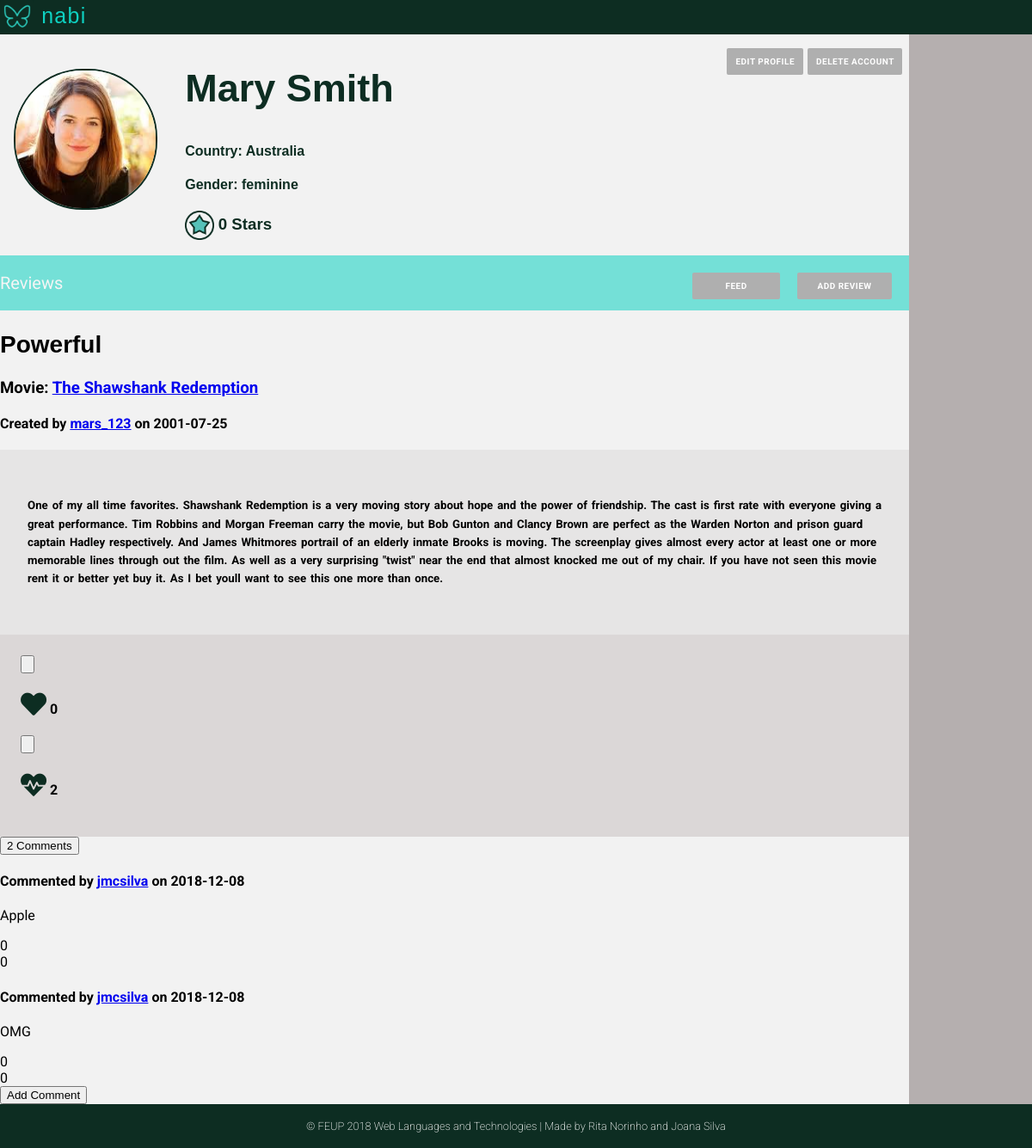
/pages/profile.php (signed in), run on the app's committed database.
### tables this page shows
CREATE TABLE User (
    ID        INTEGER PRIMARY KEY AUTOINCREMENT,
    FirstName STRING NOT NULL,
    LastName  STRING NOT NULL,
    Username  STRING UNIQUE NOT NULL,
    Gender    STRING NOT NULL,
    Birthday  DATE NOT NULL,
    Country   STRING NOT NULL,
    Email     STRING UNIQUE NOT NULL,
    Password  CHAR (256) NOT NULL,  
    Photo     STRING DEFAULT "default.jpg",
    Points    INTEGER
    
);

CREATE TABLE Review (
    ID          INTEGER PRIMARY KEY AUTOINCREMENT,
    Title       STRING  NOT NULL,
    UserID      INTEGER REFERENCES User(ID) ON DELETE CASCADE,
    MovieID     INTEGER REFERENCES Movie(ID) ON DELETE CASCADE,
    ReviewDate  DATE NOT NULL,
    Description STRING NOT NULL
    
);

CREATE TABLE Comment (
    ID          INTEGER PRIMARY KEY AUTOINCREMENT,
    UserID      INTEGER REFERENCES User(ID) ON DELETE CASCADE,
    CommentDate DATE NOT NULL,
    ReviewID    INTEGER REFERENCES Review(ID) ON DELETE CASCADE,
    Description STRING NOT NULL
    
);

### pages/profile.php (called while the page is built, shortened)
<?php
    include_once('../templates/common/tpl_header.php');
    include_once('../templates/tpl_profile.php');
    include_once('../templates/tpl_draw_reviews.php');
    include_once('../templates/common/tpl_footer.php');
    include_once('../database/db_user.php');
    include_once('../database/db_comments.php');
    if (isset($_GET['username'])){
        $username=$_GET['username'];
    }
    else {
        $username=$_SESSION['username'];
    }
    $user_info = getUserInfo($username);
    $user_reviews=getUserReviews($username);
    foreach ($user_reviews as $k => $review){
        $user_reviews[$k]['MovieName'] = getMovieName($review['MovieID']);
        $user_reviews[$k]['UserName'] = $user_info['Username'];
        $user_reviews[$k]['NumberComments'] = getNumberComments($review['ID'],$review['UserID']);
        $user_reviews[$k]['Heart'] = getLikesReview($review['ID']);
        $user_reviews[$k]['Dislike'] = getDisLikesReview($review['ID']);
        $user_reviews[$k]['Comments']=getCommentsReview($review['ID']);
        foreach($user_reviews[$k]['Comments'] as $j => $comment){
            $user_reviews[$k]['Comments'][$j]['Username']=getUsername($comment['UserID']);
            $user_reviews[$k]['Comments'][$j]['Likes']=getLikesComment($comment['ID']);
            $user_reviews[$k]['Comments'][$j]['Dislikes']=getDislikesComment($comment['ID']);
        }
    }
    draw_profile($user_info,$user_reviews);
?>

### database/db_user.php (called while the page is built, shortened)
<?php
  function getID($username) {
    $db = Database::instance()->db();
    try {
      $stmt = $db->prepare('SELECT ID FROM User WHERE username = ?');
      $stmt->execute(array($username));
      if($row = $stmt->fetch()){
        return $row['ID'];
      }
    }catch(PDOException $e) {
      return -1;
    }
  }
  function getUserInfo($username) {
      $db = Database::instance()->db();
      $stmt = $db->prepare('SELECT * FROM User WHERE username = ?');
      $stmt->execute(array($username));
      return  $stmt->fetch();
  }
  function getUserReviews($username){
    $id=getID($username);
    $db = Database::instance()->db();
    $allReviews= $db->prepare('SELECT * FROM Review WHERE UserID = ?');
    $allReviews->execute(array($id));
    $reviews= $allReviews->fetchAll();
    return $reviews;
  }
?>

### database/db_comments.php (called while the page is built, shortened)
<?php
function getCommentsReview($reviewId)
{
  $db = Database::instance()->db();
  $stmt = $db->prepare('SELECT * FROM Comment WHERE ReviewID = ?');
  $stmt->execute(array($reviewId));
  $allReviews= $stmt->fetchAll();
  return $allReviews;
}
?>

### templates/tpl_draw_reviews.php (the view, shortened to what this page needs)
 <?php include_once(__DIR__.'/tpl_review.php');
        include_once(__DIR__.'/tpl_comment.php');
         ?>
<body>
    <?php function draw_reviews($reviews){?>
    <?php foreach($reviews as $review){?>
        <article data-id="<?=$review['ID']?>" user-id="<?=$review['UserID']?>">
        <div class="review_info">
             <h2><?=$review['Title']?> </h2>
            <h3> Movie: <a href="movie.php?movie_id=<?php echo htmlentities($review['MovieID'])?>"><?=$review['MovieName']?></a> </h3>
            <h4> Created by
            <a href="profile.php?username=<?php echo htmlentities($review['UserName'])?>"><?=$review['UserName']?></a>
            on <?=$review['ReviewDate']?></h4>
        </div>
        <div class="review_content">
            <h5><?=$review['Description']?></h5>
        </div>
        <div class="review_likes">
                <div class="likes">
                    <input type="button">
                    <h4><span class="fas fa-heart" ></span>
                    <?=$review['Heart']?></h4>
                </div>
                <div class="dislikes">
                    <input type="button">
                    <h4><span class="fas fa-heartbeat"></span>
                    <?=$review['Dislike']?></h4>
                </div>
        </div>
         <div class="comments">
         <input type="button" value="<?=$review['NumberComments']?> Comments">
            <div class="allComments">
            <?php foreach($review['Comments'] as $comment){?>
                <?php draw_comment($comment)?>
            <?php }?>
            </div>
            <input type="button" onclick="openBox('Add Comment')" value="Add Comment">
        </div>
        </article>
        <?php }?>
    <?php }?>
</body>

### templates/common/tpl_header.php (shortened to what this page needs)
<!DOCTYPE html>
<html>
<head>
    <link rel="stylesheet" href="../css/style.css">
    <link rel="stylesheet" href="https://use.fontawesome.com/releases/v5.3.1/css/all.css">
</head>

### templates/tpl_profile.php (shortened to what this page needs)
<body>
<?php function draw_profile($userinfo, $reviews) { ?>
<div class="profile_container">
    <div class="profile_header">
        <header>
        <p>  <img src="../assets/mininabi.png" alt="Nabi logo (butterfly)" width="40" height="40"> nabi
       </header>
    </div>
    <div class="side_nav">
    </div>
      <div class="profile_photo">
          <?php if(!(file_exists("../assets/profilePhotos/".$userinfo['ID'].".jpg"))){ ?>
            <img src="../assets/profilePhotos/default.jpg" width="100" height="100" alt="profile avatar">
          <?php } else{ ?>
            <img src="../assets/profilePhotos/<?=$userinfo['ID']?>.jpg" width="100" height="100" alt="profile avatar">
           <?php } ?>
     </div>
    <div class="profile_info" >
        <div class="edit_profile">
           <p>
           <div class="delete">
                <input onclick="openBox('Delete Account')" type="submit" value="Delete Account"/>
            </div>
             <a href="edit_profile.php" class="edit"> edit profile </a>
            </p>
       </div>
        <div class="profile_name">
            <h2>
                  <?=$userinfo['FirstName']?> <?=$userinfo['LastName']?>
            </h2>
        </div>
        <div class="profile_country">
            <h4> Country: <?=$userinfo['Country']?> </h4>
        </div>
        <div class="profile_gender">
            <h4> Gender: <?=$userinfo['Gender']?> </h4>
        </div>
        <div class="profile_points">
        <h3><img src="../assets/star.png" alt ="star icon" >
            <?=$userinfo['Points']?> Stars </h3>
        </div>
    </div>
    <div class="Reviews">
        <p>Reviews
        <input  onclick="openBox('Add Review')" type="submit" value ="Add Review">
        <a href="main_page.php"> Feed </a>
        </p>
    </div>
     <div class="profile_reviews">
        <?php draw_reviews($reviews); ?>
    </div>
    <div class="profile_footer">
         <?php draw_footer(); ?>
    </div>
    </div>
<?php } ?>
    </body>
    </html>

### templates/tpl_comment.php
<?php function draw_comment($comment){?>
<div class="comment" data-id="<?=$comment['ID']?>" user-id="<?=$comment['UserID']?>">
<h4> Commented by
<a href="profile.php?username=<?php echo htmlentities($comment['Username'])?>"><?=$comment['Username']?></a>
  on <?=$comment['CommentDate']?></h4>
  <p><?=$comment['Description']?></p>
  <span class="likes"><?=$comment['Likes']?></span> <br>
  <span class="dislikes"><?=$comment['Dislikes']?></span>
  </div>
  <?php }?>

### templates/common/tpl_footer.php
<?php function draw_footer(){?>
<footer>
    <p> &#169; FEUP 2018 Web Languages and Technologies | Made by Rita Norinho and Joana Silva  </p>
</footer>
<?php } ?>

### css/style.css (style rules this page uses)
body { margin: 0 auto; font-family: 'Roboto', sans-serif; --bg-color-dark: #0D2D22; --bg-color-light: #0ED1C1; --panel-color: #FFFFFF; --logo-font-color: #00311D; --input-color: #f2f2f2; --bg-color-nav:rgba(14, 209, 193, 0.548); --bg-color-sidenav:rgba(177, 171, 171, 0.932); --color-buttons:rgb(175, 175, 175); background-image: url('../assets/background.jpg'); background-position: center; background-attachment: fixed; background-repeat: no-repeat; background-size: cover; }
header { text-align: center; background-color: var(--bg-color-dark); }
footer p { padding:1.4em; text-align: center; background-color: var(--bg-color-dark); font-size: 0.8em; font-weight: 200; color:white; margin:0; }
div.profile_container { background-color: var(--input-color); background-image: none; display: grid; font-family: "Roboto", 'sans-serif'; grid-template-columns: auto 6fr 1fr; grid-template-rows: auto 1fr auto auto auto; grid-template-areas: "header header header" "image info goto" "nav nav goto" "reviews reviews goto" "footer footer footer"; }
.profile_header, .feed_header { grid-area: header; background-color: var(--bg-color-dark); padding: 0; }
.profile_header p, .feed_header p { text-align: left; font-family: 'Candara',sans-serif; font-size: 25px; margin: 0; letter-spacing: 0.05em; color: var(--bg-color-light); padding: 0; margin-right: 0; }
.profile_header p img, .feed_header p img { vertical-align: middle; }
.Reviews p a, .Reviews p button, .Reviews input[type="submit"] { -webkit-appearance: none; margin-right: 2em; width: 8.2em; text-align: center; margin-top:0em; }
.Reviews p button, .Reviews input[type="submit"], .edit_profile input[type="submit"], .comments input[type="submit"] { cursor: pointer; border: 0; width: 11em; }
div.profile_info { grid-area: info; font-family: 'Candara',sans-serif; color: var(--bg-color-dark); padding-left: 1em; }
.profile_points img { width: 25pt; height: 25pt; vertical-align: middle; }
.profile_photo { grid-area: image; padding: 1em; padding-top: 2.5em; }
.profile_photo img { margin:0; width: 10.2em; height: 10em; object-fit: cover; border: 2px solid var(--bg-color-dark); border-radius: 5em; }
.profile_name h2 { font-size: 45px; }
.edit_profile a , .Reviews p a,.Reviews p button, .upload_photo .file_btn, .upload_photo input[type="submit"], .Reviews input[type="submit"], .edit_profile input[type="submit"], .comments input[type="submit"], .popup input[type="submit"], .popup input[type="button"] { float: right; letter-spacing: 0.05em; font-family: "Roboto",'sans-serif'; text-transform: uppercase; text-decoration: none; font-weight: bold; background: var(--color-buttons); padding: 10px; color: var(--panel-color); font-size: 10px; border-radius: 2px; }
.profile_info p { margin-top: 1em; margin-right: 1em; }
.edit { margin-right:0.5em; }
.delete { margin-right:0.5em; }
.side_nav { background-color: var(--bg-color-sidenav); grid-area: goto; font-size: 25px; font-family: "Roboto",sans-serif; }
.Reviews { grid-area: nav; background-color: var(--bg-color-nav); color: whitesmoke; font-size: 20px; }
div.profile_reviews { grid-area: reviews; }
.review_info h2 { font-family: 'Candara', sans-serif; font-weight: bold; font-size: 28px; }
.review_content { margin: 0; font-family: 'Roboto', sans-serif; background-color: #d8d5d579; font-size: 16px; font-weight: 200; word-spacing: 0.1em; padding: 2em; line-height: 1.6; }
.review_likes { background-color: #c0b8b879; padding: 1.5em; }
.likes h4 span, .dislikes h4 span { font-size: 30px; color: var(--bg-color-dark); }
.profile_footer { grid-area: footer; }

### data on the page
user: FirstName "Mary", LastName "Smith", Country "Australia", Gender "feminine", Points "0"
review: Title "Powerful", MovieName "The Shawshank Redemption", UserName "mars_123", ReviewDate "2001-07-25", Description "One of my all time favorites. Shawshank Redemption is a very moving story about hope and the power of friendship. The cast is first rate with everyone giving a great performance. Tim Robbins and Morgan Freeman carry the movie, but Bob Gunton and Clancy Brown are perfect as the Warden Norton and prison guard captain Hadley respectively. And James Whitmores portrail of an elderly inmate Brooks is moving. The screenplay gives almost every actor at least one or more memorable lines through out the film. As well as a very surprising \"twist\" near the end that almost knocked me out of my chair. If you have not seen this movie rent it or better yet buy it. As I bet youll want to see this one more…", Heart "0", Dislike "2"
comment: Username "jmcsilva", CommentDate "2018-12-08", Description "Apple", Likes "0", Dislikes "0"
comment: Username "jmcsilva", CommentDate "2018-12-08", Description "OMG", Likes "0", Dislikes "0"
